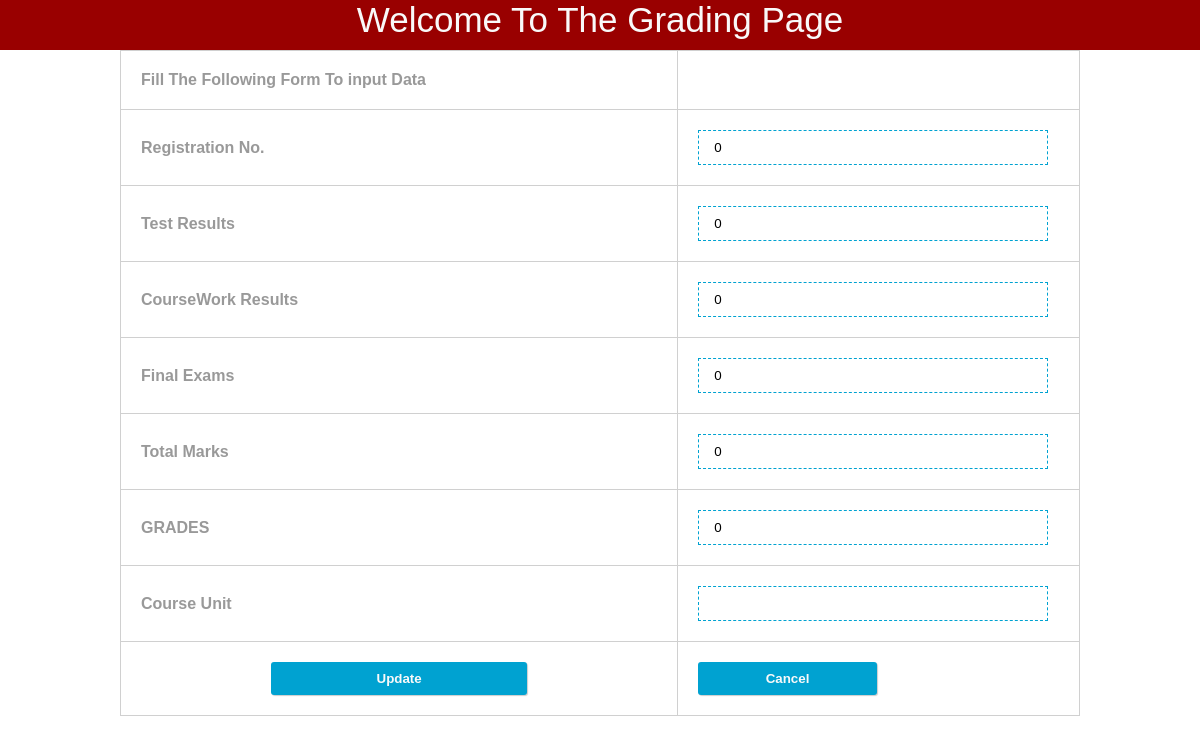
The app's page /update.php?edit_id=1 with its own data.
### tables this page shows
CREATE TABLE `grading_tbl` (
  `id` int(20) NOT NULL auto_increment,
  `Reg_no` int(20) NOT NULL,
  `Tests` int(20) NOT NULL,
  `coursework` int(20) NOT NULL,
  `final_exam` int(20) NOT NULL,
  `total_marks` int(20) NOT NULL,
  `grades` int(20) NOT NULL,
  `course_unit` varchar(20) NOT NULL,
  PRIMARY KEY  (`id`)
);

### update.php (the view, shortened to what this page needs)
<?php
if(isset($_GET['edit_id'])){
$sql = "SELECT * FROM grading_tbl WHERE id='{$_GET['edit_id']}'";
$query = mysql_query($sql);
$row = mysql_fetch_array($query);
}
  ?>
<html>
<head>
<link rel="stylesheet" href="style.css" type="text/css" />
</head>
<body>
<center>
<div id="header">
 <div id="content">
    <label>Welcome To The Grading Page</label>
    </div>
</div>
<form action="" method="post">
<table>
<tr>
<td>Fill The Following Form To input Data</td>
<td></td>
</tr>
<tr>
<td>Registration No.</td>
<td><input type="text" name="reg" value="<?php echo $row['Reg_no'];?>"/><input type="hidden" name="id" value="<?php echo $row['id'];?>" /></td>
</tr>
<tr>
<td>Test Results</td>
<td><input type="text" name="test" value="<?php echo $row['Tests'];?>"/></td>
</tr>
<tr>
<td>CourseWork Results</td>
<td><input type="text" name="course" value="<?php echo $row['coursework'];?>"/></td>
</tr>
<tr>
<td>Final Exams</td>
<td><input type="text" name="final" value="<?php echo $row['final_exam'];?>"/></td>
</tr>
<tr>
<td>Total Marks</td>
<td><input type="text" name="marks" value="<?php echo $row['total_marks'];?>"/></td>
</tr>
<tr>
<td>GRADES</td>
<td><input type="text" name="grading" value="<?php echo $row['grades'];?>"/></td>
</tr>
<tr>
<td>Course Unit</td>
<td><input type="text" name="unit" value="<?php echo $row['course_unit'];?>"/></td>
</tr>
<tr>
<td><center><button type="submit" name="update"><strong>Update</strong></button></center></td>
<td><button type="submit" name="reset"><strong>Cancel</strong></button></td>
</tr>
</table>
</form>
</center>
</body>
</html>

### style.css (style rules this page uses)
* { margin:0; padding:0; }
body { font-family:"Courier New", Courier, monospace; }
#header { width:100%; height:50px; background:#990000; color:#f9f9f9; font-family:"Lucida Sans Unicode", "Lucida Grande", sans-serif; font-size:35px; text-align:center; }
table { width:80%; font-family:Tahoma, Geneva, sans-serif; font-weight:bolder; color:#999; margin-bottom:80px; }
table,td,th { border-collapse:collapse; border:solid #d0d0d0 1px; padding:20px; }
table td input { width:97%; height:35px; border:dashed #00a2d1 1px; padding-left:15px; font-family:Verdana, Geneva, sans-serif; box-shadow:0px 0px 0px rgba(1,0,0,0.2); outline:none; }
table td button { border:solid #f9f9f9 0px; box-shadow:1px 1px 1px rgba(1,0,0,0.2); outline:none; background:#00a2d1; padding:9px 15px 9px 15px; color:#f9f9f9; font-family:Arial, Helvetica, sans-serif; font-weight:bolder; border-radius:3px; width:49.5%; }

### records on screen
grading_tbl: reg "0", test "0", course "0", final "0", marks "0", grading "0"
